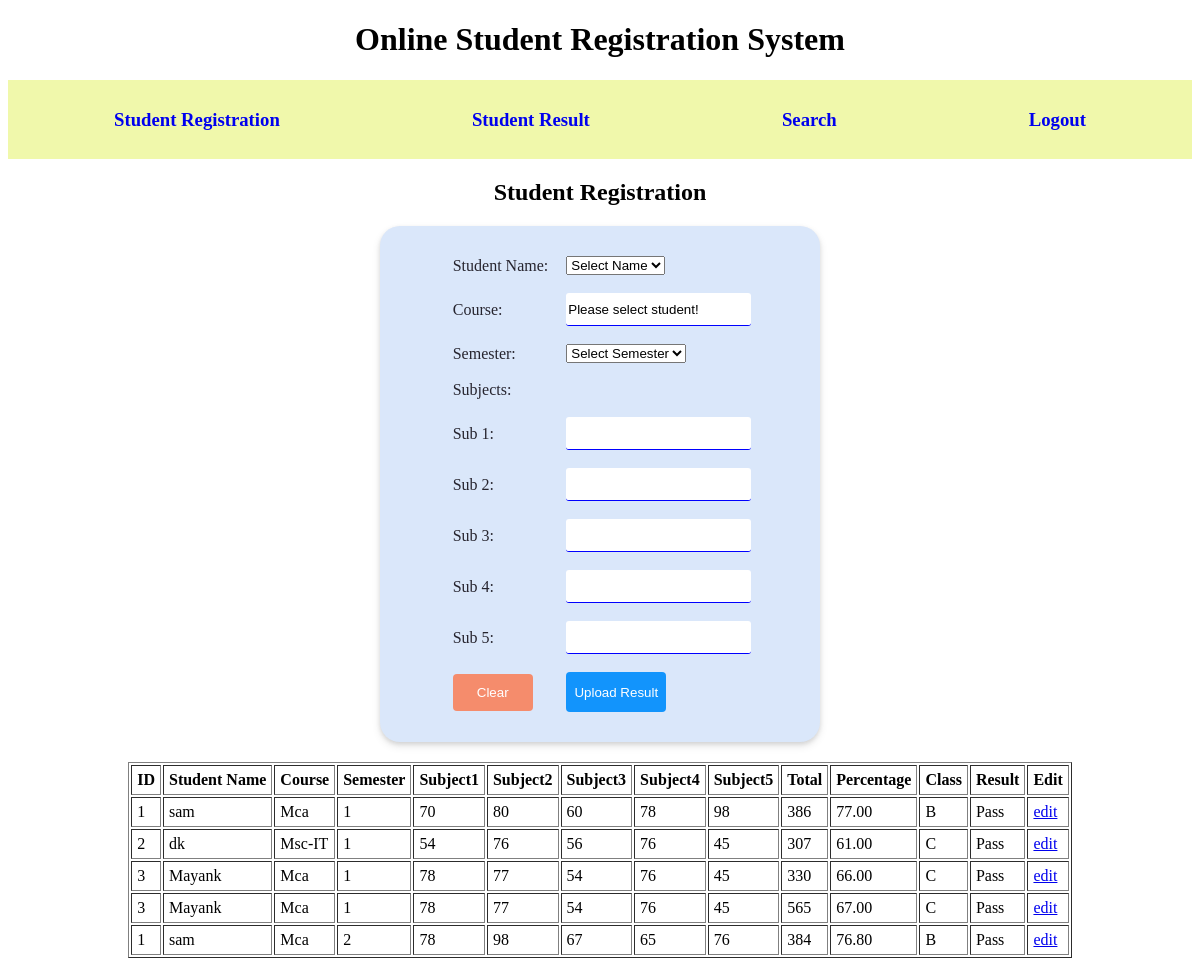
The page /student_result.php on the database its author committed.
### tables this page shows
CREATE TABLE `stud_result` (
  `id` int(11) NOT NULL,
  `stud_id` int(11) NOT NULL,
  `semester` int(11) NOT NULL,
  `sub_1` int(11) NOT NULL,
  `sub_2` int(11) NOT NULL,
  `sub_3` int(11) NOT NULL,
  `sub_4` int(11) NOT NULL,
  `sub_5` int(11) NOT NULL,
  `total` int(11) NOT NULL,
  `percentage` float(10,2) NOT NULL,
  `class` varchar(10) NOT NULL,
  `result` varchar(20) NOT NULL
);

CREATE TABLE `stud_master` (
  `id` int(11) NOT NULL,
  `name` varchar(20) NOT NULL,
  `course` varchar(10) NOT NULL,
  `contact` bigint(20) NOT NULL,
  `gender` varchar(1) NOT NULL,
  `email_id` varchar(50) NOT NULL,
  `password` varchar(10) NOT NULL,
  `profile_pic` varchar(5000) NOT NULL,
  `status` varchar(10) NOT NULL,
  `semester` int(3) NOT NULL
);

### student_result.php (the view, shortened to what this page needs)
<?php
include 'db.php';
include 'menu.php';
$course = "";
?>
<!DOCTYPE html>
<html lang="en">
<head>
	<link rel="stylesheet" href="styleform.css?v=1">
</head>
<body>
	<center>
		<h2>Student Registration</h2>
		<div class="container">
		<form method='post'>
			<table class="inputs" cellpadding="8px">
				<tr>
					<td>Student Name:</td>
					<td><select id="name" name="name">
							<option>Select Name</option>
						</select>
					</td>
				</tr>
				<tr>
					<td>Course:</td>
					<td><input type="text" name="course" id="course" value="<?php
						echo $course != ""?$course:"Please select student!";
					?>" readonly>
					</td>
				</tr>
				<tr>
					<td>Semester:</td>
					<td><select name ="sem">
							<option selected>Select Semester</option>
						</select>
					</td>
				</tr>
				<tr>
					<td>Subjects:</td>
					<td></td>
				</tr>
				<tr>
					<td>Sub 1:</td>
					<td><input type="number" name="sub1"></td>
				</tr>
				<tr>
					<td>Sub 2:</td>
 					<td><input type="number" name="sub2"></td>
				</tr>
				<tr>
					<td>Sub 3:</td>
					<td><input type="number" name="sub3"></td>
				</tr>
				<tr>
					<td>Sub 4:</td>
					<td><input type="number" name="sub4"></td>
				</tr>
				<tr>
					<td>Sub 5:</td>
					<td><input type="number" name="sub5"></td>
				</tr>
				<tr>
					<td><input type="reset" class="btnr" name="reset" value="Clear"></td>
					<td><input class="btn" type="submit" value="Upload Result" name="ressubmit"></td>
				</tr>
			</table>
		</form>
		</div>
		<table border="1" cellpadding="5px">
			<tr>
				<th>ID</th>
				<th>Student Name</th>
				<th>Course</th>
				<th>Semester</th>
				<th>Subject1</th>
				<th>Subject2</th>
				<th>Subject3</th>
				<th>Subject4</th>
				<th>Subject5</th>
				<th>Total</th>
				<th>Percentage</th>
				<th>Class</th>
				<th>Result</th>
				<th>Edit</th>
			</tr>
	<?php
		$sql = 'select * from stud_result';
		$res = mysqli_query($con, $sql);
		while($row = mysqli_fetch_array($res)){
		?>
			<tr>
				<td><?php $stud_id = $row['stud_id'];
							echo $stud_id; ?></td>
				<?php
					$sql1 = "select * from stud_master where id='$stud_id'";
					$res1 = mysqli_query($con, $sql1);
					while($row1 = mysqli_fetch_assoc($res1)){
						?><td><?php echo $row1['name'];?></td>
						<td><?php echo $row1['course']; ?></td>
				<?php	}?>
				<td><?php echo $row['semester']; ?></td>
				<td><?php echo $row['sub_1']; ?></td>
				<td><?php echo $row['sub_2']; ?></td>
				<td><?php echo $row['sub_3']; ?></td>
				<td><?php echo $row['sub_4']; ?></td>
				<td><?php echo $row['sub_5']; ?></td>
				<td><?php echo $row['total']; ?></td>
				<td><?php echo $row['percentage']; ?></td>
				<td><?php echo $row['class']; ?></td>
				<td><?php echo $row['result']; ?></td>
				<td><a href="resultupdate.php?id=<?php echo $row['id']; ?>">edit</a></td>
			</tr>
		<?php } ?>
</table>
</center>
</body>
</html>

### styleform.css (style rules this page uses)
.container { width: 400px; border-radius: 20px; overflow: hidden; display: flex; flex-direction: column; align-items: center; justify-content: center; color: #26242e; background: #dae7fa; padding: 20px; margin: 20px; box-shadow: 0 2px 4px rgba(0, 0, 0, .1), 0 4px 8px rgba(0, 0, 0, .1); }
.btn { width: 100px; height: 40px; border-radius: 4px; border: none; outline: none; background: #1294FC; color: #fff; cursor: pointer; }
.btnr { cursor: pointer; width: 80px; height: 37px; border-radius: 4px; border: none; outline: none; background: #f58c6c; color: #fff; }
input { border: none; background: #fff; height: 30px; width: 100%; border-bottom: 1px solid blue; border-radius: 3px; outline: none; }

### rows shown on the page
stud_result: stud "1", semester "1", sub_1 "70", sub_2 "80", sub_3 "60", sub_4 "78", sub_5 "98", total "386", percentage "77.00", class "B", result "Pass"
stud_master: name "sam", course "Mca"
stud_result: stud "2", semester "1", sub_1 "54", sub_2 "76", sub_3 "56", sub_4 "76", sub_5 "45", total "307", percentage "61.00", class "C", result "Pass"
stud_master: name "dk", course "Msc-IT"
stud_result: stud "3", semester "1", sub_1 "78", sub_2 "77", sub_3 "54", sub_4 "76", sub_5 "45", total "330", percentage "66.00", class "C", result "Pass"
stud_master: name "Mayank", course "Mca"
stud_result: stud "3", semester "1", sub_1 "78", sub_2 "77", sub_3 "54", sub_4 "76", sub_5 "45", total "565", percentage "67.00", class "C", result "Pass"
stud_result: stud "1", semester "2", sub_1 "78", sub_2 "98", sub_3 "67", sub_4 "65", sub_5 "76", total "384", percentage "76.80", class "B", result "Pass"
